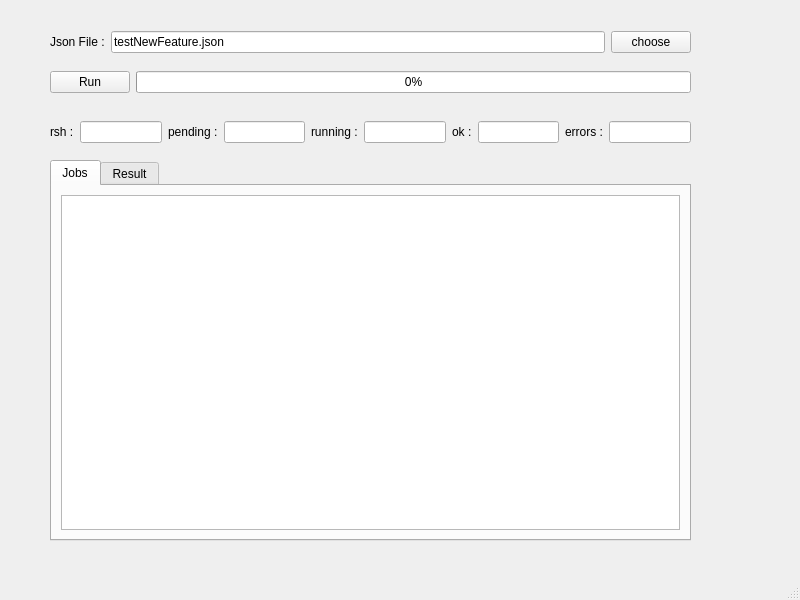
<?xml version="1.0" encoding="UTF-8"?>
<ui version="4.0">
 <class>MainWindow</class>
 <widget class="QMainWindow" name="MainWindow">
  <property name="geometry">
   <rect>
    <x>0</x>
    <y>0</y>
    <width>800</width>
    <height>600</height>
   </rect>
  </property>
  <property name="windowTitle">
   <string>CustomFault</string>
  </property>
  <widget class="QWidget" name="centralwidget">
   <widget class="QTabWidget" name="tabWidget">
    <property name="geometry">
     <rect>
      <x>50</x>
      <y>160</y>
      <width>641</width>
      <height>381</height>
     </rect>
    </property>
    <property name="currentIndex">
     <number>0</number>
    </property>
    <widget class="QWidget" name="tab">
     <attribute name="title">
      <string>Jobs</string>
     </attribute>
     <layout class="QGridLayout" name="gridLayout">
      <item row="0" column="0" rowspan="2" colspan="2">
       <widget class="QTableWidget" name="tableWidget"/>
      </item>
      <item row="1" column="1">
       <layout class="QVBoxLayout" name="verticalLayout">
        <property name="spacing">
         <number>0</number>
        </property>
       </layout>
      </item>
     </layout>
    </widget>
    <widget class="QWidget" name="tab_2">
     <attribute name="title">
      <string>Result</string>
     </attribute>
     <layout class="QGridLayout" name="gridLayout_2">
      <item row="0" column="0">
       <widget class="QPlainTextEdit" name="plainTextEdit"/>
      </item>
     </layout>
    </widget>
   </widget>
   <widget class="QWidget" name="">
    <property name="geometry">
     <rect>
      <x>50</x>
      <y>30</y>
      <width>641</width>
      <height>24</height>
     </rect>
    </property>
    <layout class="QHBoxLayout" name="horizontalLayout">
     <item>
      <widget class="QLabel" name="label">
       <property name="enabled">
        <bool>true</bool>
       </property>
       <property name="text">
        <string>Json File :</string>
       </property>
      </widget>
     </item>
     <item>
      <widget class="QLineEdit" name="jsonLineEdit">
       <property name="enabled">
        <bool>true</bool>
       </property>
       <property name="text">
        <string>testNewFeature.json</string>
       </property>
      </widget>
     </item>
     <item>
      <widget class="QPushButton" name="jsonButton">
       <property name="text">
        <string>choose</string>
       </property>
      </widget>
     </item>
    </layout>
   </widget>
   <widget class="QWidget" name="">
    <property name="geometry">
     <rect>
      <x>50</x>
      <y>70</y>
      <width>641</width>
      <height>24</height>
     </rect>
    </property>
    <layout class="QHBoxLayout" name="horizontalLayout_2">
     <item>
      <widget class="QPushButton" name="runButton">
       <property name="text">
        <string>Run</string>
       </property>
      </widget>
     </item>
     <item>
      <widget class="QProgressBar" name="progressBar">
       <property name="value">
        <number>0</number>
       </property>
      </widget>
     </item>
    </layout>
   </widget>
   <widget class="QWidget" name="">
    <property name="geometry">
     <rect>
      <x>50</x>
      <y>120</y>
      <width>641</width>
      <height>24</height>
     </rect>
    </property>
    <layout class="QHBoxLayout" name="horizontalLayout_3">
     <item>
      <widget class="QLabel" name="label_2">
       <property name="text">
        <string>rsh :</string>
       </property>
      </widget>
     </item>
     <item>
      <widget class="QLineEdit" name="rshLineEdit"/>
     </item>
     <item>
      <widget class="QLabel" name="label_3">
       <property name="text">
        <string>pending :</string>
       </property>
      </widget>
     </item>
     <item>
      <widget class="QLineEdit" name="pendingLineEdit"/>
     </item>
     <item>
      <widget class="QLabel" name="label_6">
       <property name="text">
        <string>running :</string>
       </property>
      </widget>
     </item>
     <item>
      <widget class="QLineEdit" name="runningLineEdit"/>
     </item>
     <item>
      <widget class="QLabel" name="label_4">
       <property name="text">
        <string>ok :</string>
       </property>
      </widget>
     </item>
     <item>
      <widget class="QLineEdit" name="okLineEdit"/>
     </item>
     <item>
      <widget class="QLabel" name="label_5">
       <property name="text">
        <string>errors :</string>
       </property>
      </widget>
     </item>
     <item>
      <widget class="QLineEdit" name="errorsLineEdit"/>
     </item>
    </layout>
   </widget>
  </widget>
  <widget class="QMenuBar" name="menubar">
   <property name="geometry">
    <rect>
     <x>0</x>
     <y>0</y>
     <width>800</width>
     <height>19</height>
    </rect>
   </property>
  </widget>
  <widget class="QStatusBar" name="statusbar"/>
 </widget>
 <resources/>
 <connections/>
</ui>
